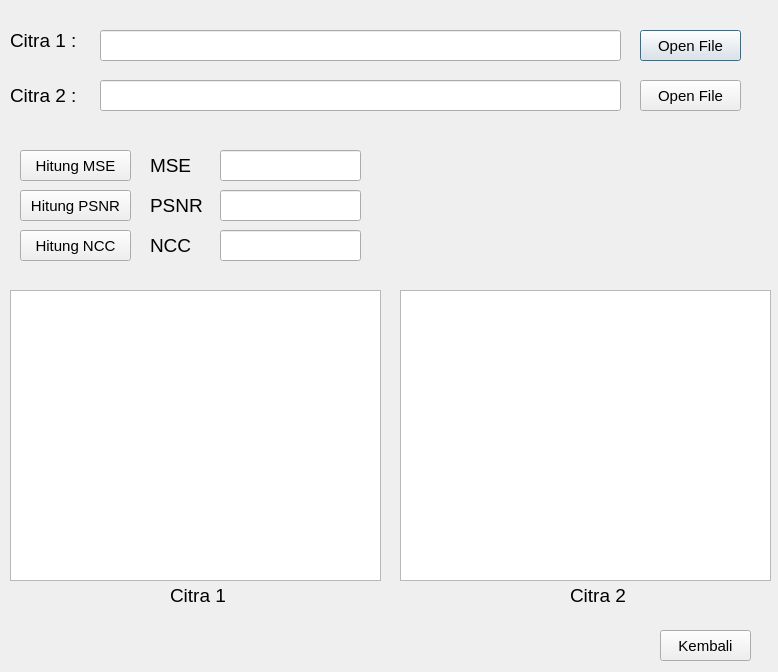
<?xml version="1.0" encoding="UTF-8"?>
<ui version="4.0">
 <class>Perbandingan</class>
 <widget class="QDialog" name="Perbandingan">
  <property name="geometry">
   <rect>
    <x>0</x>
    <y>0</y>
    <width>778</width>
    <height>672</height>
   </rect>
  </property>
  <property name="windowTitle">
   <string>Perbandingan</string>
  </property>
  <widget class="QGraphicsView" name="graphicsViewCitra2">
   <property name="geometry">
    <rect>
     <x>400</x>
     <y>290</y>
     <width>371</width>
     <height>291</height>
    </rect>
   </property>
  </widget>
  <widget class="QLabel" name="lblCitra1">
   <property name="geometry">
    <rect>
     <x>10</x>
     <y>20</y>
     <width>171</width>
     <height>41</height>
    </rect>
   </property>
   <property name="font">
    <font>
     <pointsize>14</pointsize>
    </font>
   </property>
   <property name="text">
    <string>Citra 1 :</string>
   </property>
  </widget>
  <widget class="QPushButton" name="btnCitra1">
   <property name="geometry">
    <rect>
     <x>640</x>
     <y>30</y>
     <width>101</width>
     <height>31</height>
    </rect>
   </property>
   <property name="font">
    <font>
     <pointsize>11</pointsize>
    </font>
   </property>
   <property name="text">
    <string>Open File</string>
   </property>
  </widget>
  <widget class="QLineEdit" name="txtMSE">
   <property name="geometry">
    <rect>
     <x>220</x>
     <y>150</y>
     <width>141</width>
     <height>31</height>
    </rect>
   </property>
  </widget>
  <widget class="QLabel" name="lblMSE">
   <property name="geometry">
    <rect>
     <x>150</x>
     <y>150</y>
     <width>51</width>
     <height>31</height>
    </rect>
   </property>
   <property name="font">
    <font>
     <pointsize>14</pointsize>
    </font>
   </property>
   <property name="text">
    <string>MSE</string>
   </property>
  </widget>
  <widget class="QLineEdit" name="citra1Path">
   <property name="geometry">
    <rect>
     <x>100</x>
     <y>30</y>
     <width>521</width>
     <height>31</height>
    </rect>
   </property>
  </widget>
  <widget class="QPushButton" name="btnKembali">
   <property name="geometry">
    <rect>
     <x>660</x>
     <y>630</y>
     <width>91</width>
     <height>31</height>
    </rect>
   </property>
   <property name="font">
    <font>
     <pointsize>11</pointsize>
    </font>
   </property>
   <property name="text">
    <string>Kembali</string>
   </property>
  </widget>
  <widget class="QLabel" name="lblCitra2">
   <property name="geometry">
    <rect>
     <x>10</x>
     <y>80</y>
     <width>161</width>
     <height>31</height>
    </rect>
   </property>
   <property name="font">
    <font>
     <pointsize>14</pointsize>
    </font>
   </property>
   <property name="text">
    <string>Citra 2 :</string>
   </property>
  </widget>
  <widget class="QPushButton" name="btnHitungMSE">
   <property name="geometry">
    <rect>
     <x>20</x>
     <y>150</y>
     <width>111</width>
     <height>31</height>
    </rect>
   </property>
   <property name="font">
    <font>
     <pointsize>11</pointsize>
    </font>
   </property>
   <property name="text">
    <string>Hitung MSE</string>
   </property>
  </widget>
  <widget class="QLabel" name="lblPSNR">
   <property name="geometry">
    <rect>
     <x>150</x>
     <y>190</y>
     <width>71</width>
     <height>31</height>
    </rect>
   </property>
   <property name="font">
    <font>
     <pointsize>14</pointsize>
    </font>
   </property>
   <property name="text">
    <string>PSNR</string>
   </property>
  </widget>
  <widget class="QPushButton" name="btnHitungPSNR">
   <property name="geometry">
    <rect>
     <x>20</x>
     <y>190</y>
     <width>111</width>
     <height>31</height>
    </rect>
   </property>
   <property name="font">
    <font>
     <pointsize>11</pointsize>
    </font>
   </property>
   <property name="text">
    <string>Hitung PSNR</string>
   </property>
  </widget>
  <widget class="QLineEdit" name="citra2Path">
   <property name="geometry">
    <rect>
     <x>100</x>
     <y>80</y>
     <width>521</width>
     <height>31</height>
    </rect>
   </property>
  </widget>
  <widget class="QPushButton" name="btnCitra2">
   <property name="geometry">
    <rect>
     <x>640</x>
     <y>80</y>
     <width>101</width>
     <height>31</height>
    </rect>
   </property>
   <property name="font">
    <font>
     <pointsize>11</pointsize>
    </font>
   </property>
   <property name="text">
    <string>Open File</string>
   </property>
  </widget>
  <widget class="QGraphicsView" name="graphicsViewCitra1">
   <property name="geometry">
    <rect>
     <x>10</x>
     <y>290</y>
     <width>371</width>
     <height>291</height>
    </rect>
   </property>
  </widget>
  <widget class="QLineEdit" name="txtPSNR">
   <property name="geometry">
    <rect>
     <x>220</x>
     <y>190</y>
     <width>141</width>
     <height>31</height>
    </rect>
   </property>
  </widget>
  <widget class="QPushButton" name="btnHitungNCC">
   <property name="geometry">
    <rect>
     <x>20</x>
     <y>230</y>
     <width>111</width>
     <height>31</height>
    </rect>
   </property>
   <property name="font">
    <font>
     <pointsize>11</pointsize>
    </font>
   </property>
   <property name="text">
    <string>Hitung NCC</string>
   </property>
  </widget>
  <widget class="QLabel" name="lblNCC">
   <property name="geometry">
    <rect>
     <x>150</x>
     <y>230</y>
     <width>71</width>
     <height>31</height>
    </rect>
   </property>
   <property name="font">
    <font>
     <pointsize>14</pointsize>
    </font>
   </property>
   <property name="text">
    <string>NCC</string>
   </property>
  </widget>
  <widget class="QLineEdit" name="txtNCC">
   <property name="geometry">
    <rect>
     <x>220</x>
     <y>230</y>
     <width>141</width>
     <height>31</height>
    </rect>
   </property>
  </widget>
  <widget class="QLabel" name="lblCitra1View">
   <property name="geometry">
    <rect>
     <x>170</x>
     <y>580</y>
     <width>71</width>
     <height>31</height>
    </rect>
   </property>
   <property name="font">
    <font>
     <pointsize>14</pointsize>
    </font>
   </property>
   <property name="text">
    <string>Citra 1</string>
   </property>
  </widget>
  <widget class="QLabel" name="lblCitra2View">
   <property name="geometry">
    <rect>
     <x>570</x>
     <y>580</y>
     <width>71</width>
     <height>31</height>
    </rect>
   </property>
   <property name="font">
    <font>
     <pointsize>14</pointsize>
    </font>
   </property>
   <property name="text">
    <string>Citra 2</string>
   </property>
  </widget>
 </widget>
 <resources/>
 <connections/>
</ui>
